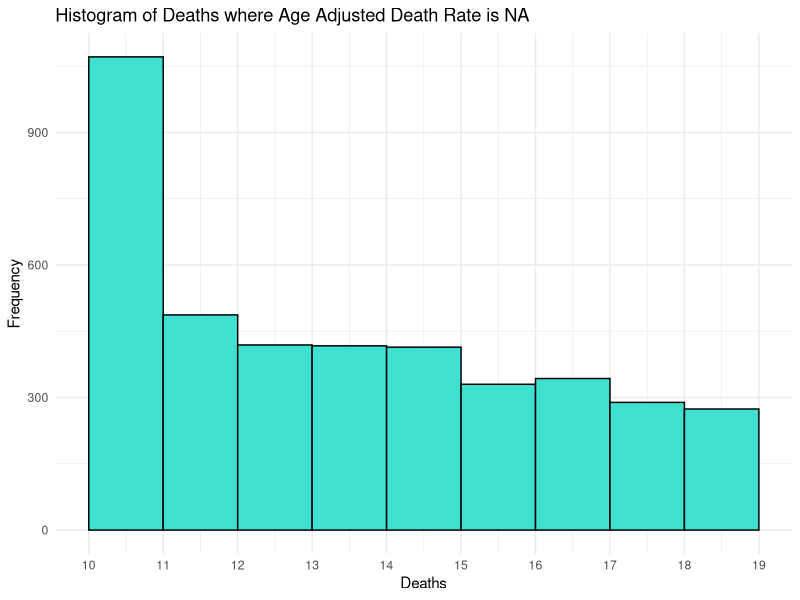
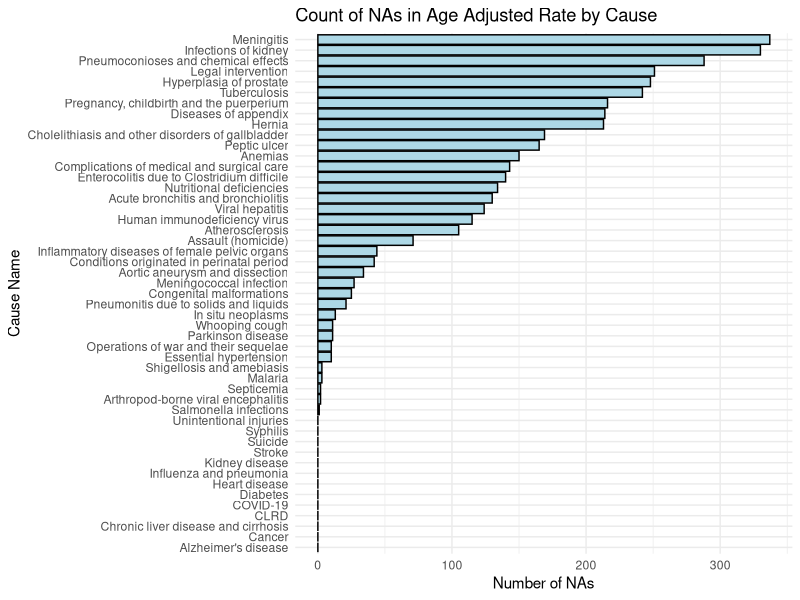
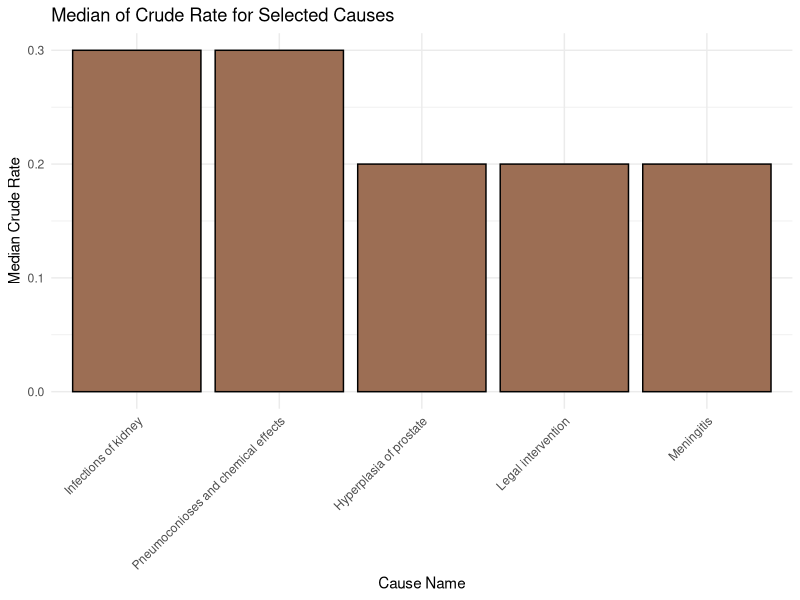

Recreate these plots in R, in order.
## ---- chunk 1
library(readr)
cdc_dataset = read_csv("NCHS_Leading_Causes_of_Death_United_States_2020.csv")
print(head(cdc_dataset, 10))
## ---- chunk 2
#Searching for the minimum value registered for Deaths
summary(cdc_dataset$Deaths)
## ---- chunk 3
# Load necessary library
library(ggplot2)

filtered_data <- subset(cdc_dataset, is.na(`Age Adjusted Rate`))
max_death <- max(filtered_data$Deaths, na.rm = TRUE)

ggplot(filtered_data, aes(x = Deaths)) +
  geom_histogram(binwidth = 1, boundary = 9, fill = "turquoise", color = "black") +
  scale_x_continuous(breaks = 9:max_death + 1) +
  labs(title = "Histogram of Deaths where Age Adjusted Death Rate is NA", x = "Deaths", y = "Frequency")+
  theme_minimal()

## ---- chunk 4
#Libraries
library(ggplot2)
library(dplyr)

#Subset
na_count <- cdc_dataset %>%
  group_by(`Cause Name`) %>%
  summarise(NA_Count = sum(is.na(`Age Adjusted Rate`))) %>%
  arrange(desc(NA_Count))

#plot
ggplot(na_count, aes(x = NA_Count, y = reorder(`Cause Name`, NA_Count))) +
 geom_bar(stat = "identity", fill = "lightblue", color = 'black') +
  labs(title = "Count of NAs in Age Adjusted Rate by Cause", x = "Number of NAs", y = "Cause Name") +
  theme_minimal()


## ---- chunk 5
median_data <- cdc_dataset %>%
  filter(`Cause Name` %in% c("Meningitis", "Infections of kidney", 
                             "Pneumoconioses and chemical effects", 
                             "Legal intervention", "Hyperplasia of prostate") & !is.na(`Age Adjusted Rate`)) %>%
  group_by(`Cause Name`) %>%
  summarise(Median = median(`Crude Rate`))

#Plotting bars:
ggplot(median_data, aes(x = reorder(`Cause Name`, -Median), y = Median)) +
  geom_bar(stat = "identity", fill = "#9c6e54", color = 'black') +
  labs(title = "Median of Crude Rate for Selected Causes", x = "Cause Name", y = "Median Crude Rate") +
  theme_minimal() +
  theme(axis.text.x = element_text(angle = 45, hjust = 1))
